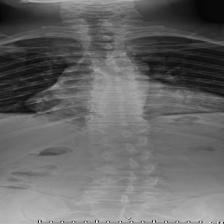
#> input picture 224/Normal/N1,N,40,M_1_0.jpg, 224 x 224 px; its folder holds 4 pictures in this run
$ jupyter execute ProcessingImages.ipynb
#> lines starting #> are read from the running program, lines starting #| are printed output that depends on the picture; pictures that were not available may be replaced by others from this repository, and a replacement may not be noted
[cell 1]
import os
import cv2
import pandas as pd
import numpy as np
import matplotlib.pyplot as plt  # Import for displaying images

# Define the paths to normal and scoliosis images
normal = '224/Normal'
scoliosis = '224/Scol'
normal_images = os.listdir(normal)
scol_images = os.listdir(scoliosis)

# Create a DataFrame to hold the image paths and labels
df = pd.DataFrame({
    'class': ["NORMAL"] * len(normal_images) + ["SCOLIOSIS"] * len(scol_images),
    'path': [os.path.join(normal, fname) for fname in normal_images] +
            [os.path.join(scoliosis, fname) for fname in scol_images]
})

# Create a directory to save processed images
output_dir = 'processed_images'
os.makedirs(output_dir, exist_ok=True)

# Function to apply Gaussian Blur
def apply_gaussian_blur(image):
    return cv2.GaussianBlur(image, (5, 5), 0)

# Function to apply Median Filter
def apply_median_filter(image):
    return cv2.medianBlur(image, 5)

# Function to sharpen an image
def sharpen_image(image):
    kernel = np.array([[0, -1, 0],
                       [-1, 5, -1],
                       [0, -1, 0]])  # Sharpening kernel
    return cv2.filter2D(image, -1, kernel)

# Function to apply Histogram Equalization
def apply_histogram_equalization(image):
    return cv2.equalizeHist(image)

# Process each image, apply transformations, and save the results
noOfTimes = 0
for idx, row in df.iterrows():
    # Variable noOfTimes helps the code to Print Output for only run for 10 images
    if noOfTimes > 10 :
        break
    noOfTimes = noOfTimes + 1
    # Read image in grayscale
    image = cv2.imread(row['path'], cv2.IMREAD_GRAYSCALE)
#> image is the input picture: shape (224, 224); min 4, max 255, mean 102.8

    # Display original image
    plt.figure(figsize=(12, 6))
    plt.subplot(1, 5, 1)
    plt.imshow(image, cmap='gray')
    plt.title('Original Image')
    plt.axis('off')

    # Apply preprocessing steps
    blurred_image = apply_gaussian_blur(image)
    plt.subplot(1, 5, 2)
    plt.imshow(blurred_image, cmap='gray')
    plt.title('Gaussian Blur')
    plt.axis('off')

    filtered_image = apply_median_filter(blurred_image)
    plt.subplot(1, 5, 3)
    plt.imshow(filtered_image, cmap='gray')
    plt.title('Median Filter')
    plt.axis('off')

    sharpened_image = sharpen_image(filtered_image)
    plt.subplot(1, 5, 4)
    plt.imshow(sharpened_image, cmap='gray')
    plt.title('Sharpened Image')
    plt.axis('off')

    equalized_image = apply_histogram_equalization(sharpened_image)
#> in apply_histogram_equalization, `return cv2.equalizeHist(image)`:
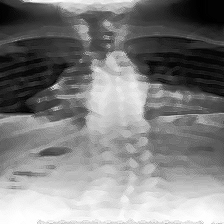
#> returned value: shape (224, 224); min 0, max 255, mean 128.4
    plt.subplot(1, 5, 5)
    plt.imshow(equalized_image, cmap='gray')
    plt.title('Equalized Image')
    plt.axis('off')

    # Show all processed images
    plt.tight_layout()
    plt.show()
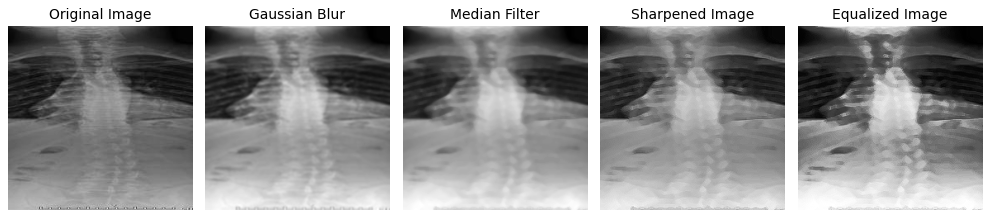
#> figure drawn by matplotlib, 5 panels

    # Save the processed image
    output_path = os.path.join(output_dir, f"{row['class']}_{idx}.png")
    cv2.imwrite(output_path, equalized_image)
#> pass 2 of the loop `for idx, row in df.iterrows():`:
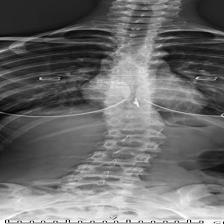
#> input picture 224/Normal/N1,N,F,21_1_0.jpg, 224 x 224 px
#> image is the input picture: shape (224, 224); min 0, max 255, mean 107.6
#> in apply_histogram_equalization (call 2), `return cv2.equalizeHist(image)`:
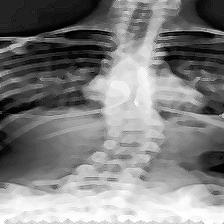
#> returned value: shape (224, 224); min 0, max 255, mean 128.2
#> `plt.show()`:
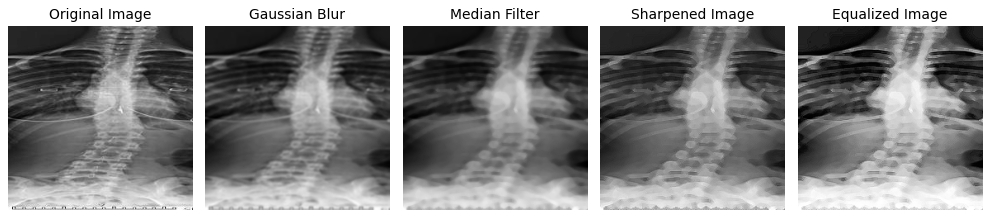
#> figure drawn by matplotlib, 5 panels
#> pass 3 of the loop `for idx, row in df.iterrows():`:
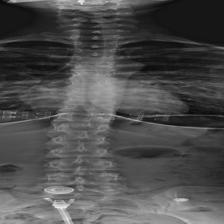
#> input picture 224/Normal/N11,N,F,26_1_0.jpg, 224 x 224 px
#> image is the input picture: shape (224, 224); min 7, max 245, mean 77.2
#> in apply_histogram_equalization (call 3), `return cv2.equalizeHist(image)`:
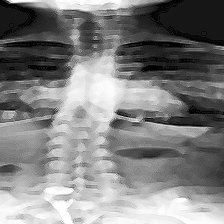
#> returned value: shape (224, 224); min 0, max 255, mean 128.7
#> `plt.show()`:
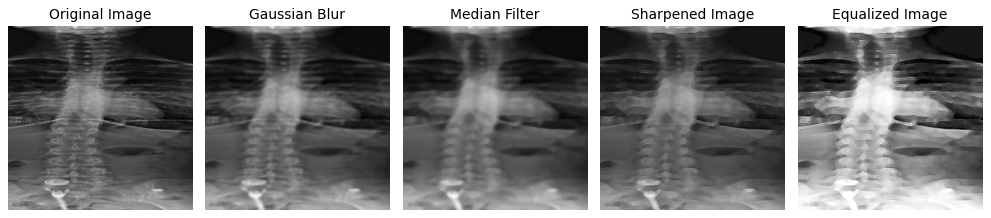
#> figure drawn by matplotlib, 5 panels
#> the loop made 5 passes; the first 3 are shown

print("Preprocessing completed and images saved in 'processed_images' folder.")
